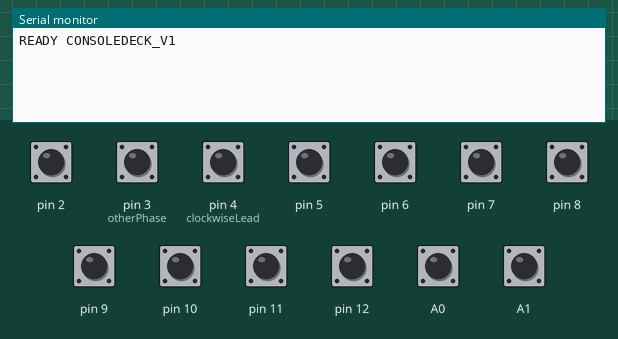
Recording of a sketch running on a simulated Arduino Uno, built with avr-gcc and run on an emulated ATmega328P. Shown: the last lines printed to the serial monitor. The test bench sets the inputs (shaded band); at power-on: A0, A1, pin 2, pin 3 (otherPhase), pin 4 (clockwiseLead), pin 5–12 HIGH.

Above: at 1.2 s.
1.3 s: pin 2 pulled LOW for 0.15 s
At 2.2 s:
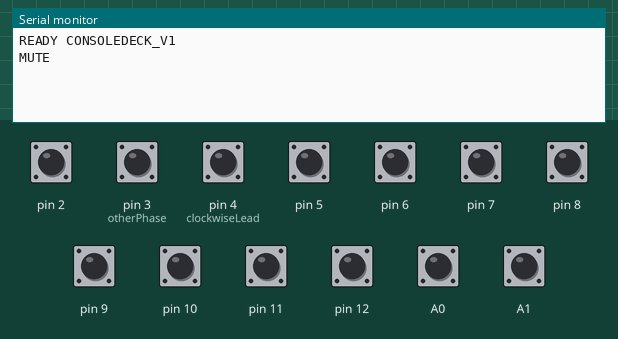
2.9 s: pin 5 pulled LOW for 0.15 s
At 3.4 s:
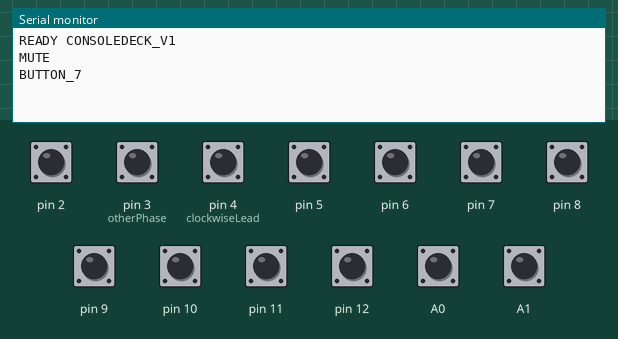
4.5 s: pin 8 pulled LOW for 0.15 s
At 5.7 s:
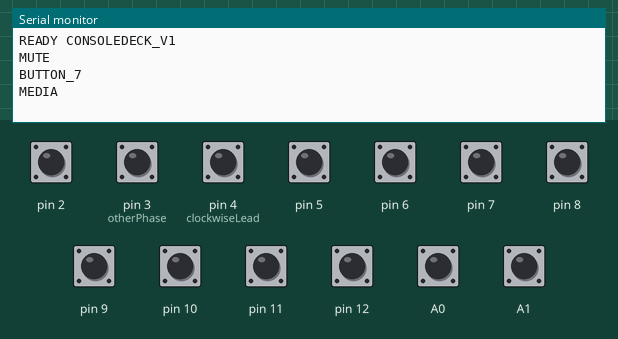
6.1 s: pin 6 pulled LOW for 0.15 s
At 7.0 s:
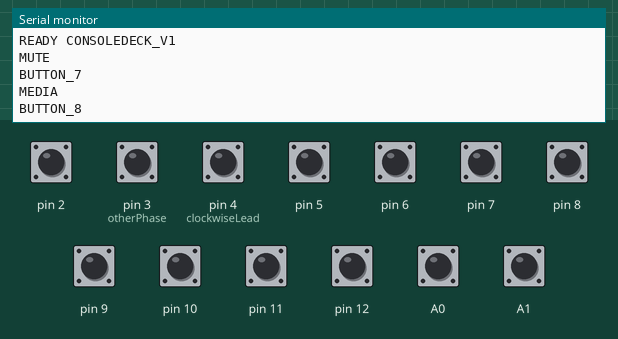
7.7 s: pin 7 pulled LOW for 0.15 s
At 8.3 s:
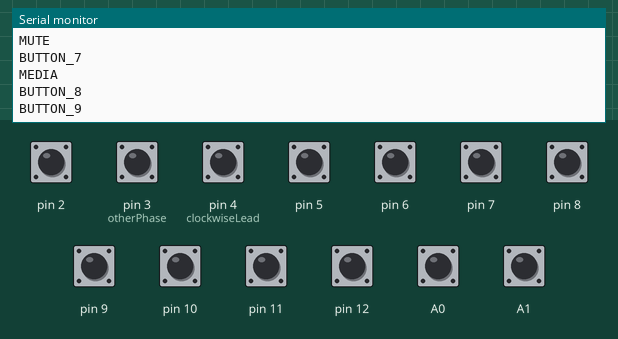
9.3 s: pin 9 pulled LOW for 0.15 s
At 10.6 s:
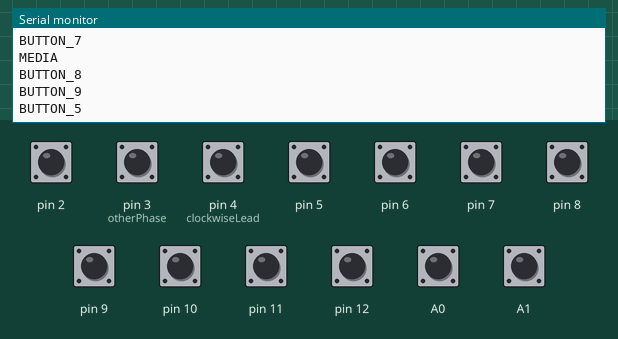
Timing chart, 0 to 11.9 s (numbered marks = the images above; inputs shaded):
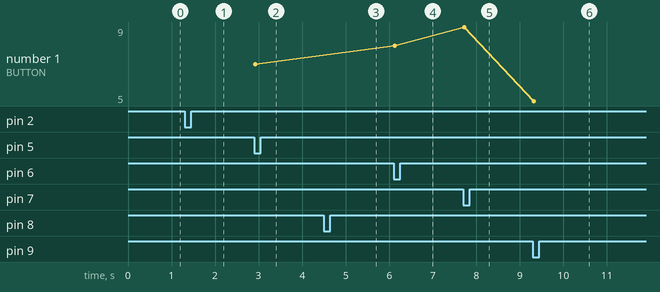

Measured:
- after the input at 1.3 s, the serial monitor: prints a new line at once (image 1)
- after the input at 2.9 s, the serial monitor: prints a new line at once (image 2)
- after the input at 4.5 s, the serial monitor: prints a new line at once (image 3)
- after the input at 6.1 s, the serial monitor: prints a new line at once (image 4)
- after the input at 7.7 s, the serial monitor: prints a new line at once (image 5)
- after the input at 9.3 s, the serial monitor: prints a new line at once (image 6)
- plotted number 1: 7 → 8 after the input at 6.1 s, 8 → 9 after the input at 7.7 s, 9 → 5 after the input at 9.3 s

The sketch:

ConsoleDeck.ino
```cpp
#include <Arduino.h>

const uint8_t clockwiseLead = 4;
const uint8_t otherPhase = 3;
const unsigned long debounceMs = 25;

struct Button {
  uint8_t pin;
  const char *event;
  bool raw;
  bool stable;
  unsigned long changedAt;
};

Button buttons[] = {
  {12, "BUTTON_1"}, {A1, "BUTTON_2"}, {11, "BUTTON_3"},
  {A0, "BUTTON_4"}, {9, "BUTTON_5"}, {10, "BUTTON_6"},
  {5, "BUTTON_7"}, {6, "BUTTON_8"}, {7, "BUTTON_9"},
  {8, "MEDIA"}, {2, "MUTE"},
};

uint8_t previousPhase;
int8_t rotation = 0;

uint8_t readPhase() {
  return (digitalRead(clockwiseLead) == LOW)
         | ((digitalRead(otherPhase) == LOW) << 1);
}

void readEncoder() {
  const uint8_t phase = readPhase();
  if (phase == previousPhase) return;

  // A clockwise cycle runs through 00, 01, 11, 10, then 00.
  const int8_t steps[4][4] = {
    {0, 1, -1, 0},
    {-1, 0, 0, 1},
    {1, 0, 0, -1},
    {0, -1, 1, 0},
  };
  const int8_t step = steps[previousPhase][phase];
  previousPhase = phase;
  rotation = step == 0 ? 0 : rotation + step;

  // This encoder rests at both 00 and 11. A detent spans two valid edges.
  if (phase == 0 || phase == 3) {
    if (rotation == 2) Serial.println(F("VOLUME_UP"));
    if (rotation == -2) Serial.println(F("VOLUME_DOWN"));
    rotation = 0;
  }
}

void setup() {
  Serial.begin(115200);
  pinMode(clockwiseLead, INPUT_PULLUP);
  pinMode(otherPhase, INPUT_PULLUP);
  previousPhase = readPhase();
  for (Button &button : buttons) {
    pinMode(button.pin, INPUT_PULLUP);
    button.raw = button.stable = digitalRead(button.pin) == LOW;
  }
  Serial.println(F("READY CONSOLEDECK_V1"));
}

void loop() {
  readEncoder();
  if (Serial.available() && Serial.read() == '?') {
    Serial.println(F("READY CONSOLEDECK_V1"));
  }

  const unsigned long now = millis();
  for (Button &button : buttons) {
    const bool pressed = digitalRead(button.pin) == LOW;
    if (pressed != button.raw) {
      button.raw = pressed;
      button.changedAt = now;
    }
    if (pressed != button.stable && now - button.changedAt >= debounceMs) {
      button.stable = pressed;
      if (pressed) Serial.println(button.event);
    }
  }
}
```
